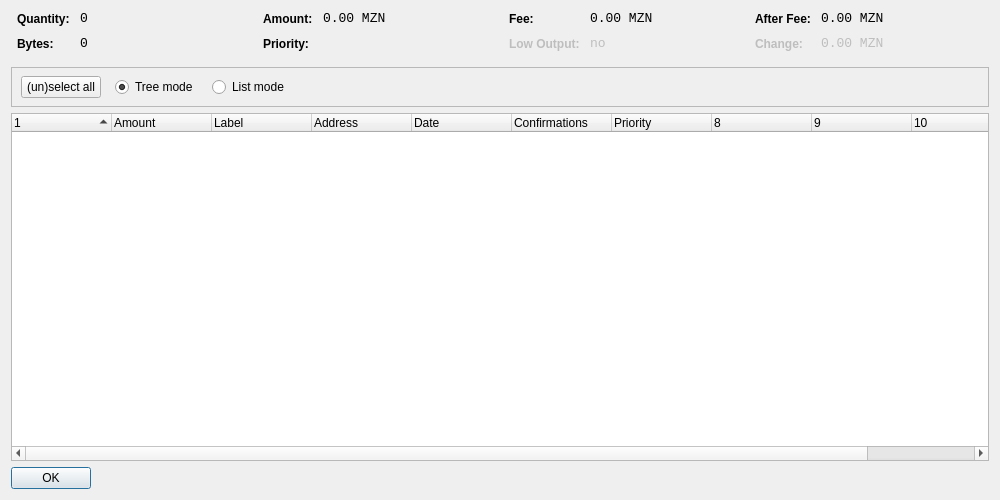
<?xml version="1.0" encoding="UTF-8"?>
<ui version="4.0">
 <class>CoinControlDialog</class>
 <widget class="QDialog" name="CoinControlDialog">
  <property name="geometry">
   <rect>
    <x>0</x>
    <y>0</y>
    <width>1000</width>
    <height>500</height>
   </rect>
  </property>
  <property name="windowTitle">
   <string>Coin Control</string>
  </property>
  <layout class="QVBoxLayout" name="verticalLayout">
   <item>
    <layout class="QHBoxLayout" name="horizontalLayoutTop" stretch="0,0,0,0">
     <property name="topMargin">
      <number>0</number>
     </property>
     <property name="bottomMargin">
      <number>10</number>
     </property>
     <item>
      <layout class="QFormLayout" name="formLayoutCoinControl1">
       <property name="horizontalSpacing">
        <number>10</number>
       </property>
       <property name="verticalSpacing">
        <number>10</number>
       </property>
       <property name="leftMargin">
        <number>6</number>
       </property>
       <property name="rightMargin">
        <number>6</number>
       </property>
       <item row="0" column="0">
        <widget class="QLabel" name="labelCoinControlQuantityText">
         <property name="styleSheet">
          <string notr="true">font-weight:bold;</string>
         </property>
         <property name="text">
          <string>Quantity:</string>
         </property>
        </widget>
       </item>
       <item row="0" column="1">
        <widget class="QLabel" name="labelCoinControlQuantity">
         <property name="font">
          <font>
           <family>Monospace</family>
           <pointsize>10</pointsize>
          </font>
         </property>
         <property name="cursor">
          <cursorShape>IBeamCursor</cursorShape>
         </property>
         <property name="contextMenuPolicy">
          <enum>Qt::ActionsContextMenu</enum>
         </property>
         <property name="text">
          <string notr="true">0</string>
         </property>
         <property name="textInteractionFlags">
          <set>Qt::LinksAccessibleByMouse|Qt::TextSelectableByKeyboard|Qt::TextSelectableByMouse</set>
         </property>
        </widget>
       </item>
       <item row="1" column="0">
        <widget class="QLabel" name="labelCoinControlBytesText">
         <property name="styleSheet">
          <string notr="true">font-weight:bold;</string>
         </property>
         <property name="text">
          <string>Bytes:</string>
         </property>
        </widget>
       </item>
       <item row="1" column="1">
        <widget class="QLabel" name="labelCoinControlBytes">
         <property name="font">
          <font>
           <family>Monospace</family>
           <pointsize>10</pointsize>
          </font>
         </property>
         <property name="cursor">
          <cursorShape>IBeamCursor</cursorShape>
         </property>
         <property name="contextMenuPolicy">
          <enum>Qt::ActionsContextMenu</enum>
         </property>
         <property name="text">
          <string notr="true">0</string>
         </property>
         <property name="textInteractionFlags">
          <set>Qt::LinksAccessibleByMouse|Qt::TextSelectableByKeyboard|Qt::TextSelectableByMouse</set>
         </property>
        </widget>
       </item>
      </layout>
     </item>
     <item>
      <layout class="QFormLayout" name="formLayoutCoinControl2">
       <property name="horizontalSpacing">
        <number>10</number>
       </property>
       <property name="verticalSpacing">
        <number>10</number>
       </property>
       <property name="leftMargin">
        <number>6</number>
       </property>
       <property name="rightMargin">
        <number>6</number>
       </property>
       <item row="0" column="0">
        <widget class="QLabel" name="labelCoinControlAmountText">
         <property name="styleSheet">
          <string notr="true">font-weight:bold;</string>
         </property>
         <property name="text">
          <string>Amount:</string>
         </property>
        </widget>
       </item>
       <item row="0" column="1">
        <widget class="QLabel" name="labelCoinControlAmount">
         <property name="font">
          <font>
           <family>Monospace</family>
           <pointsize>10</pointsize>
          </font>
         </property>
         <property name="cursor">
          <cursorShape>IBeamCursor</cursorShape>
         </property>
         <property name="contextMenuPolicy">
          <enum>Qt::ActionsContextMenu</enum>
         </property>
         <property name="text">
          <string notr="true">0.00 MZN</string>
         </property>
         <property name="textInteractionFlags">
          <set>Qt::LinksAccessibleByMouse|Qt::TextSelectableByKeyboard|Qt::TextSelectableByMouse</set>
         </property>
        </widget>
       </item>
       <item row="1" column="0">
        <widget class="QLabel" name="labelCoinControlPriorityText">
         <property name="styleSheet">
          <string notr="true">font-weight:bold;</string>
         </property>
         <property name="text">
          <string>Priority:</string>
         </property>
        </widget>
       </item>
       <item row="1" column="1">
        <widget class="QLabel" name="labelCoinControlPriority">
         <property name="font">
          <font>
           <family>Monospace</family>
           <pointsize>10</pointsize>
          </font>
         </property>
         <property name="cursor">
          <cursorShape>IBeamCursor</cursorShape>
         </property>
         <property name="contextMenuPolicy">
          <enum>Qt::ActionsContextMenu</enum>
         </property>
         <property name="text">
          <string/>
         </property>
         <property name="textInteractionFlags">
          <set>Qt::LinksAccessibleByMouse|Qt::TextSelectableByKeyboard|Qt::TextSelectableByMouse</set>
         </property>
        </widget>
       </item>
      </layout>
     </item>
     <item>
      <layout class="QFormLayout" name="formLayoutCoinControl3">
       <property name="horizontalSpacing">
        <number>10</number>
       </property>
       <property name="verticalSpacing">
        <number>10</number>
       </property>
       <property name="leftMargin">
        <number>6</number>
       </property>
       <property name="rightMargin">
        <number>6</number>
       </property>
       <item row="0" column="0">
        <widget class="QLabel" name="labelCoinControlFeeText">
         <property name="styleSheet">
          <string notr="true">font-weight:bold;</string>
         </property>
         <property name="text">
          <string>Fee:</string>
         </property>
        </widget>
       </item>
       <item row="0" column="1">
        <widget class="QLabel" name="labelCoinControlFee">
         <property name="font">
          <font>
           <family>Monospace</family>
           <pointsize>10</pointsize>
          </font>
         </property>
         <property name="cursor">
          <cursorShape>IBeamCursor</cursorShape>
         </property>
         <property name="contextMenuPolicy">
          <enum>Qt::ActionsContextMenu</enum>
         </property>
         <property name="text">
          <string notr="true">0.00 MZN</string>
         </property>
         <property name="textInteractionFlags">
          <set>Qt::LinksAccessibleByMouse|Qt::TextSelectableByKeyboard|Qt::TextSelectableByMouse</set>
         </property>
        </widget>
       </item>
       <item row="1" column="0">
        <widget class="QLabel" name="labelCoinControlLowOutputText">
         <property name="enabled">
          <bool>false</bool>
         </property>
         <property name="styleSheet">
          <string notr="true">font-weight:bold;</string>
         </property>
         <property name="text">
          <string>Low Output:</string>
         </property>
        </widget>
       </item>
       <item row="1" column="1">
        <widget class="QLabel" name="labelCoinControlLowOutput">
         <property name="enabled">
          <bool>false</bool>
         </property>
         <property name="font">
          <font>
           <family>Monospace</family>
           <pointsize>10</pointsize>
          </font>
         </property>
         <property name="cursor">
          <cursorShape>IBeamCursor</cursorShape>
         </property>
         <property name="contextMenuPolicy">
          <enum>Qt::ActionsContextMenu</enum>
         </property>
         <property name="text">
          <string notr="true">no</string>
         </property>
         <property name="textInteractionFlags">
          <set>Qt::LinksAccessibleByMouse|Qt::TextSelectableByKeyboard|Qt::TextSelectableByMouse</set>
         </property>
        </widget>
       </item>
      </layout>
     </item>
     <item>
      <layout class="QFormLayout" name="formLayoutCoinControl4">
       <property name="horizontalSpacing">
        <number>10</number>
       </property>
       <property name="verticalSpacing">
        <number>10</number>
       </property>
       <property name="leftMargin">
        <number>6</number>
       </property>
       <property name="rightMargin">
        <number>6</number>
       </property>
       <item row="0" column="0">
        <widget class="QLabel" name="labelCoinControlAfterFeeText">
         <property name="styleSheet">
          <string notr="true">font-weight:bold;</string>
         </property>
         <property name="text">
          <string>After Fee:</string>
         </property>
        </widget>
       </item>
       <item row="0" column="1">
        <widget class="QLabel" name="labelCoinControlAfterFee">
         <property name="font">
          <font>
           <family>Monospace</family>
           <pointsize>10</pointsize>
          </font>
         </property>
         <property name="cursor">
          <cursorShape>IBeamCursor</cursorShape>
         </property>
         <property name="contextMenuPolicy">
          <enum>Qt::ActionsContextMenu</enum>
         </property>
         <property name="text">
          <string notr="true">0.00 MZN</string>
         </property>
         <property name="textInteractionFlags">
          <set>Qt::LinksAccessibleByMouse|Qt::TextSelectableByKeyboard|Qt::TextSelectableByMouse</set>
         </property>
        </widget>
       </item>
       <item row="1" column="0">
        <widget class="QLabel" name="labelCoinControlChangeText">
         <property name="enabled">
          <bool>false</bool>
         </property>
         <property name="styleSheet">
          <string notr="true">font-weight:bold;</string>
         </property>
         <property name="text">
          <string>Change:</string>
         </property>
        </widget>
       </item>
       <item row="1" column="1">
        <widget class="QLabel" name="labelCoinControlChange">
         <property name="enabled">
          <bool>false</bool>
         </property>
         <property name="font">
          <font>
           <family>Monospace</family>
           <pointsize>10</pointsize>
          </font>
         </property>
         <property name="cursor">
          <cursorShape>IBeamCursor</cursorShape>
         </property>
         <property name="contextMenuPolicy">
          <enum>Qt::ActionsContextMenu</enum>
         </property>
         <property name="text">
          <string notr="true">0.00 MZN</string>
         </property>
         <property name="textInteractionFlags">
          <set>Qt::LinksAccessibleByMouse|Qt::TextSelectableByKeyboard|Qt::TextSelectableByMouse</set>
         </property>
        </widget>
       </item>
      </layout>
     </item>
    </layout>
   </item>
   <item>
    <widget class="QFrame" name="frame">
     <property name="minimumSize">
      <size>
       <width>0</width>
       <height>40</height>
      </size>
     </property>
     <property name="frameShape">
      <enum>QFrame::StyledPanel</enum>
     </property>
     <property name="frameShadow">
      <enum>QFrame::Sunken</enum>
     </property>
     <widget class="QWidget" name="horizontalLayoutWidget">
      <property name="geometry">
       <rect>
        <x>10</x>
        <y>0</y>
        <width>781</width>
        <height>41</height>
       </rect>
      </property>
      <layout class="QHBoxLayout" name="horizontalLayoutPanel" stretch="0,0,0,0,0">
       <property name="spacing">
        <number>14</number>
       </property>
       <item>
        <widget class="QPushButton" name="pushButtonSelectAll">
         <property name="sizePolicy">
          <sizepolicy hsizetype="Maximum" vsizetype="Fixed">
           <horstretch>0</horstretch>
           <verstretch>0</verstretch>
          </sizepolicy>
         </property>
         <property name="text">
          <string>(un)select all</string>
         </property>
        </widget>
       </item>
       <item>
        <widget class="QRadioButton" name="radioTreeMode">
         <property name="sizePolicy">
          <sizepolicy hsizetype="Maximum" vsizetype="Fixed">
           <horstretch>0</horstretch>
           <verstretch>0</verstretch>
          </sizepolicy>
         </property>
         <property name="text">
          <string>Tree mode</string>
         </property>
         <property name="checked">
          <bool>true</bool>
         </property>
        </widget>
       </item>
       <item>
        <widget class="QRadioButton" name="radioListMode">
         <property name="sizePolicy">
          <sizepolicy hsizetype="Maximum" vsizetype="Fixed">
           <horstretch>0</horstretch>
           <verstretch>0</verstretch>
          </sizepolicy>
         </property>
         <property name="text">
          <string>List mode</string>
         </property>
        </widget>
       </item>
       <item>
        <spacer name="horizontalSpacer">
         <property name="orientation">
          <enum>Qt::Horizontal</enum>
         </property>
         <property name="sizeHint" stdset="0">
          <size>
           <width>40</width>
           <height>20</height>
          </size>
         </property>
        </spacer>
       </item>
      </layout>
     </widget>
    </widget>
   </item>
   <item>
    <widget class="CoinControlTreeWidget" name="treeWidget">
     <property name="contextMenuPolicy">
      <enum>Qt::CustomContextMenu</enum>
     </property>
     <property name="sortingEnabled">
      <bool>false</bool>
     </property>
     <property name="columnCount">
      <number>11</number>
     </property>
     <attribute name="headerShowSortIndicator" stdset="0">
      <bool>true</bool>
     </attribute>
     <attribute name="headerStretchLastSection">
      <bool>false</bool>
     </attribute>
     <column>
      <property name="text">
       <string/>
      </property>
     </column>
     <column>
      <property name="text">
       <string>Amount</string>
      </property>
     </column>
     <column>
      <property name="text">
       <string>Label</string>
      </property>
     </column>
     <column>
      <property name="text">
       <string>Address</string>
      </property>
     </column>
     <column>
      <property name="text">
       <string>Date</string>
      </property>
     </column>
     <column>
      <property name="text">
       <string>Confirmations</string>
      </property>
      <property name="toolTip">
       <string>Confirmed</string>
      </property>
     </column>
     <column>
      <property name="text">
       <string>Priority</string>
      </property>
     </column>
     <column>
      <property name="text">
       <string/>
      </property>
     </column>
     <column>
      <property name="text">
       <string/>
      </property>
     </column>
     <column>
      <property name="text">
       <string/>
      </property>
     </column>
     <column>
      <property name="text">
       <string/>
      </property>
     </column>
    </widget>
   </item>
   <item>
    <widget class="QDialogButtonBox" name="buttonBox">
     <property name="sizePolicy">
      <sizepolicy hsizetype="Maximum" vsizetype="Fixed">
       <horstretch>0</horstretch>
       <verstretch>0</verstretch>
      </sizepolicy>
     </property>
     <property name="orientation">
      <enum>Qt::Horizontal</enum>
     </property>
     <property name="standardButtons">
      <set>QDialogButtonBox::Ok</set>
     </property>
    </widget>
   </item>
  </layout>
 </widget>
 <customwidgets>
  <customwidget>
   <class>CoinControlTreeWidget</class>
   <extends>QTreeWidget</extends>
   <header>coincontroltreewidget.h</header>
  </customwidget>
 </customwidgets>
 <resources/>
 <connections/>
</ui>
